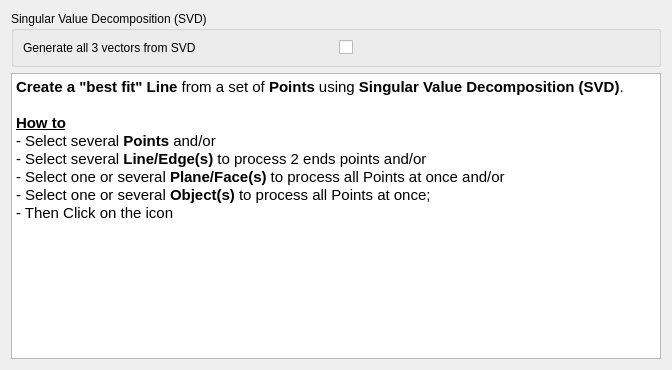
<?xml version="1.0" encoding="UTF-8"?>
<ui version="4.0">
 <class>Dialog</class>
 <widget class="QDialog" name="Dialog">
  <property name="geometry">
   <rect>
    <x>0</x>
    <y>0</y>
    <width>672</width>
    <height>370</height>
   </rect>
  </property>
  <property name="windowTitle">
   <string>Dialog</string>
  </property>
  <layout class="QGridLayout" name="gridLayout">
   <item row="0" column="0">
    <widget class="QGroupBox" name="groupBox">
     <property name="title">
      <string>Singular Value Decomposition (SVD)</string>
     </property>
     <property name="flat">
      <bool>false</bool>
     </property>
     <layout class="QHBoxLayout" name="horizontalLayout">
      <item>
       <widget class="QLabel" name="UI_nPointsLine_label">
        <property name="text">
         <string>Generate all 3 vectors from SVD</string>
        </property>
       </widget>
      </item>
      <item>
       <widget class="QCheckBox" name="UI_nPointsLine_checkBox">
        <property name="toolTip">
         <string>&lt;html&gt;&lt;head/&gt;&lt;body&gt;&lt;p&gt;If checked then one point will be created at each ends of &lt;span style=&quot; font-weight:600;&quot;&gt;Parts.&lt;/span&gt;&lt;/p&gt;&lt;p&gt;Even at extrema!&lt;/p&gt;&lt;p&gt;&lt;span style=&quot; font-style:italic;&quot;&gt;Ie&lt;/span&gt; : if the number of &lt;span style=&quot; font-weight:600;&quot;&gt;Parts&lt;/span&gt; is &lt;span style=&quot; font-weight:600;&quot;&gt;3&lt;/span&gt; then &lt;span style=&quot; font-weight:600;&quot;&gt;5&lt;/span&gt; points will be created!&lt;/p&gt;&lt;/body&gt;&lt;/html&gt;</string>
        </property>
        <property name="text">
         <string/>
        </property>
        <property name="autoExclusive">
         <bool>false</bool>
        </property>
       </widget>
      </item>
     </layout>
    </widget>
   </item>
   <item row="1" column="0">
    <widget class="QTextBrowser" name="textBrowser">
     <property name="html">
      <string>&lt;!DOCTYPE HTML PUBLIC &quot;-//W3C//DTD HTML 4.0//EN&quot; &quot;http://www.w3.org/TR/REC-html40/strict.dtd&quot;&gt;
&lt;html&gt;&lt;head&gt;&lt;meta name=&quot;qrichtext&quot; content=&quot;1&quot; /&gt;&lt;style type=&quot;text/css&quot;&gt;
p, li { white-space: pre-wrap; }
&lt;/style&gt;&lt;/head&gt;&lt;body style=&quot; font-family:'Ubuntu'; font-size:11pt; font-weight:400; font-style:normal;&quot;&gt;
&lt;p style=&quot; margin-top:0px; margin-bottom:0px; margin-left:0px; margin-right:0px; -qt-block-indent:0; text-indent:0px;&quot;&gt;&lt;span style=&quot; font-weight:600;&quot;&gt;Create a &amp;quot;best fit&amp;quot; Line&lt;/span&gt; from a set of&lt;span style=&quot; font-weight:600;&quot;&gt; Points&lt;/span&gt; using &lt;span style=&quot; font-weight:600;&quot;&gt;Singular Value Decomposition (SVD)&lt;/span&gt;.&lt;/p&gt;
&lt;p style=&quot;-qt-paragraph-type:empty; margin-top:0px; margin-bottom:0px; margin-left:0px; margin-right:0px; -qt-block-indent:0; text-indent:0px;&quot;&gt;&lt;br /&gt;&lt;/p&gt;
&lt;p style=&quot; margin-top:0px; margin-bottom:0px; margin-left:0px; margin-right:0px; -qt-block-indent:0; text-indent:0px;&quot;&gt;&lt;span style=&quot; font-weight:600; text-decoration: underline;&quot;&gt;How to&lt;/span&gt;&lt;/p&gt;
&lt;p style=&quot; margin-top:0px; margin-bottom:0px; margin-left:0px; margin-right:0px; -qt-block-indent:0; text-indent:0px;&quot;&gt;- Select several &lt;span style=&quot; font-weight:600;&quot;&gt;Points&lt;/span&gt; and/or&lt;/p&gt;
&lt;p style=&quot; margin-top:0px; margin-bottom:0px; margin-left:0px; margin-right:0px; -qt-block-indent:0; text-indent:0px;&quot;&gt;- Select several &lt;span style=&quot; font-weight:600;&quot;&gt;Line/Edge(s)&lt;/span&gt; to process 2 ends points and/or&lt;/p&gt;
&lt;p style=&quot; margin-top:0px; margin-bottom:0px; margin-left:0px; margin-right:0px; -qt-block-indent:0; text-indent:0px;&quot;&gt;- Select one or several &lt;span style=&quot; font-weight:600;&quot;&gt;Plane/Face(s)&lt;/span&gt; to process all Points at once and/or&lt;/p&gt;
&lt;p style=&quot; margin-top:0px; margin-bottom:0px; margin-left:0px; margin-right:0px; -qt-block-indent:0; text-indent:0px;&quot;&gt;- Select one or several &lt;span style=&quot; font-weight:600;&quot;&gt;Object(s)&lt;/span&gt; to process all Points at once;&lt;/p&gt;
&lt;p style=&quot; margin-top:0px; margin-bottom:0px; margin-left:0px; margin-right:0px; -qt-block-indent:0; text-indent:0px;&quot;&gt;- Then Click on the icon&lt;/p&gt;&lt;/body&gt;&lt;/html&gt;</string>
     </property>
    </widget>
   </item>
  </layout>
 </widget>
 <resources/>
 <connections/>
</ui>
